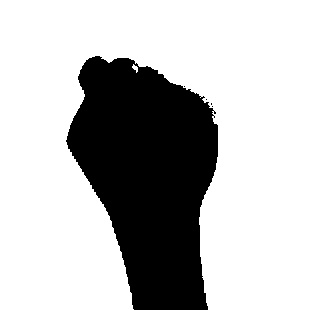
#> input picture T194/Backend/OpenCV/data/test/0/0.jpg, 310 x 310 px, given in place of the camera
$ python CollectData.py
#> lines starting #> are read from the running program, lines starting #| are printed output that depends on the picture; after the words box and inside, x2 and y2 are one past the last pixel; in counts of white or black regions, pixels touching at a corner belong together
import cv2
import os

if not os.path.exists("data"):
    os.makedirs("data")
    os.makedirs("data/train")
    os.makedirs("data/test")
    os.makedirs("data/train/0")
    os.makedirs("data/test/0")

mode='train'
directory='data/'+mode+'/'
cap=cv2.VideoCapture(0)

while True:
    _,frame=cap.read()
#> frame is the input picture: shape (310, 310, 3); min 0, max 255, mean 186
    frame=cv2.flip(frame,1)
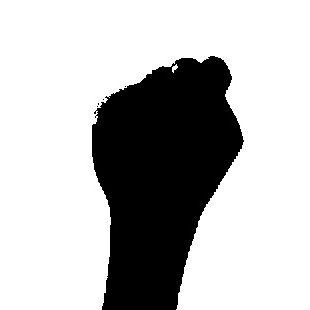
#> frame: shape (310, 310, 3); min 0, max 255, mean 186
    count={'zero':len(os.listdir(directory+"/0"))}
    x1=int(0.5*frame.shape[1]) #ROI
#> x1 = 155
    y1=10
    x2=frame.shape[1]-10
#> x2 = 300
    y2=int(0.5*frame.shape[1])
#> y2 = 155
    cv2.rectangle(frame,(x1-1,y1-1),(x2+1,y2+1),(255,0,0),1)
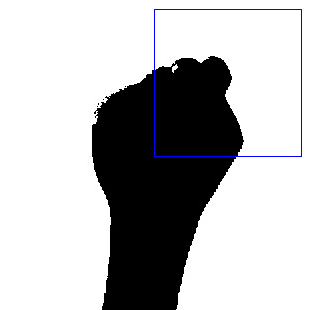
#> frame: shape (310, 310, 3); 0.61% of pixels changed, all inside (x1, y1, x2, y2) = (154, 9, 302, 157)
    roi=frame[y1:y2, x1:x2]
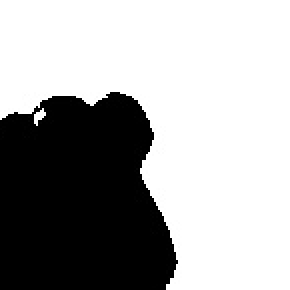
#> roi: shape (145, 145, 3) (shown 2 times larger); min 0, max 255, mean 165.6
    roi=cv2.resize(roi,(64, 64))
#> roi: shape (64, 64, 3)
    cv2.imshow("Frame",frame)
    roi=cv2.cvtColor(roi,cv2.COLOR_BGR2GRAY)
#> roi: shape (64, 64)
    _,roi=cv2.threshold(roi,120,255,cv2.THRESH_BINARY)
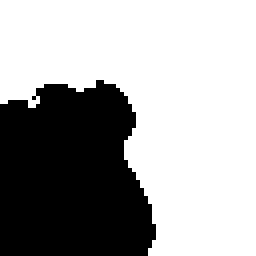
#> roi: shape (64, 64) (shown 4 times larger); 65% white; 1 black region, box (x1, y1, x2, y2) and area: (0, 20, 39, 64) 1434
    cv2.imshow("ROI",roi)
    interrupt=cv2.waitKey(10)
#> (key Esc is pressed here)
    if interrupt & 0xFF==27:
        break
    if interrupt & 0xFF==ord('0'):
        cv2.imwrite(directory+'0/'+str(count['zero'])+'.jpg',roi)
cap.release()
cv2.destroyAllWindows()

$ run again, on T194/Backend/OpenCV/data/test/0/3.jpg
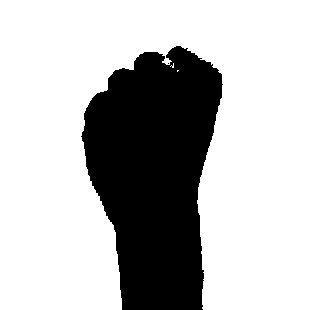
#> input picture T194/Backend/OpenCV/data/test/0/3.jpg, 310 x 310 px, given in place of the camera
#> frame is the input picture: shape (310, 310, 3); min 0, max 255, mean 185.5
#> `cv2.rectangle(frame,(x1-1,y1-1),(x2+1,y2+1),(255,0,0),1)`:
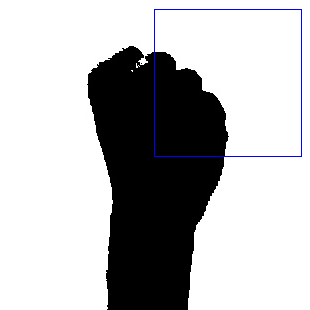
#> frame: shape (310, 310, 3); mean B, G, R 185.9, 184.4, 184.4
#> `_,roi=cv2.threshold(roi,120,255,cv2.THRESH_BINARY)`:
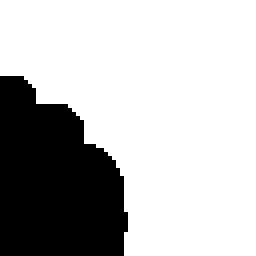
#> roi: shape (64, 64) (shown 4 times larger); 73% white; 1 black region, box (x1, y1, x2, y2) and area: (0, 19, 32, 64) 1105
